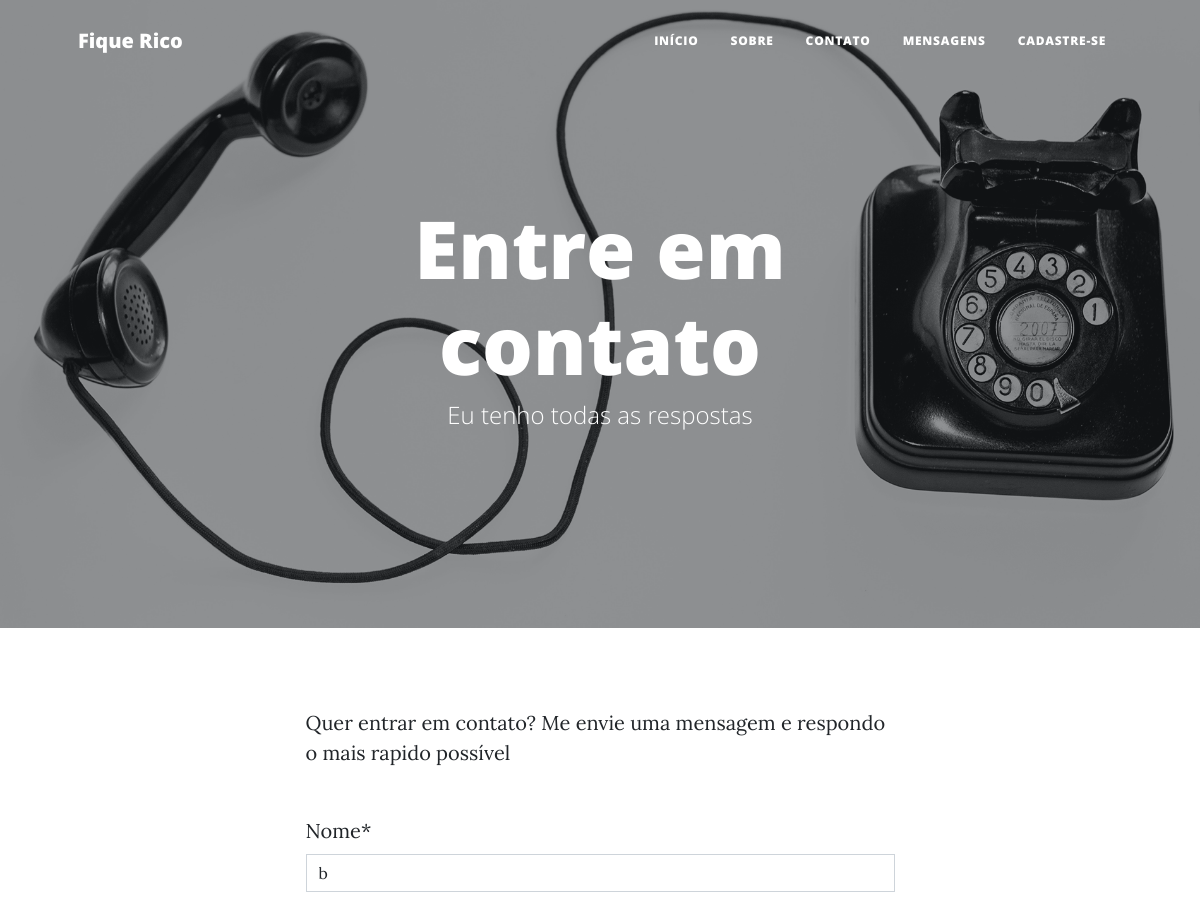
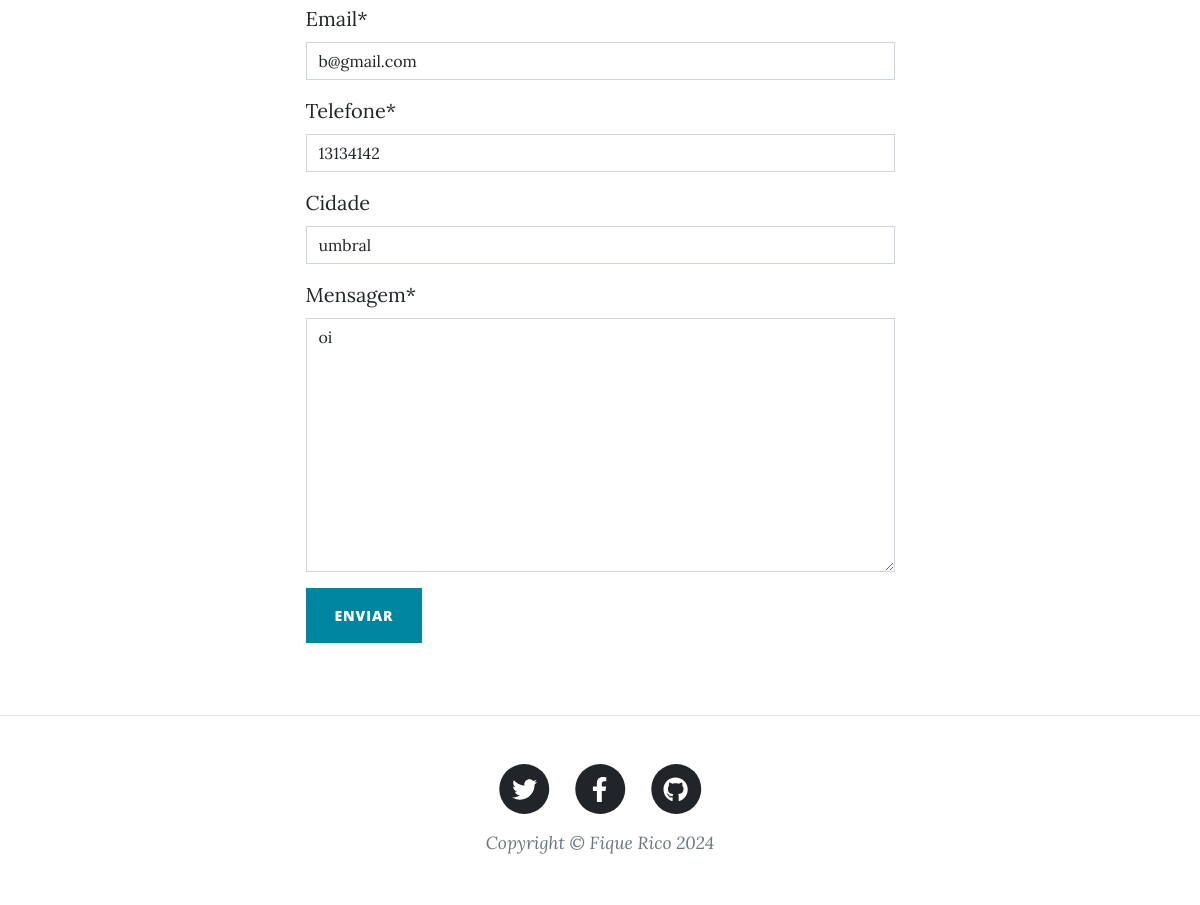
The page /mensagens/6/editar/ on the database its author committed (2 pictures, top to bottom).
### blog/models.py (models this page shows, shortened)
class Blog(models.Model):
    nome = models.CharField(max_length=100)
    subnome = models.CharField(max_length=100, blank=True)
    descricao = models.TextField(max_length=2000)
    capa = models.ImageField(blank=True)
    twitter = models.URLField(blank=True)
    facebook = models.URLField(blank=True)
    github = models.URLField(blank=True)
    autores = models.ManyToManyField(User)

class Mensagem(models.Model):
    nome = models.CharField(max_length=100)
    email = models.EmailField()
    telefone = models.CharField(max_length=12)
    cidade = models.CharField(max_length=100, blank=True)
    mensagem = models.TextField(max_length=1000)
    lida = models.BooleanField(default=False)

### blog/views.py (the view, shortened to what this page needs)
# urls.py: path('mensagens/<int:mensagem_id>/editar/', views.editar_mensagem, name='editar_mensagem'),
def editar_mensagem(request, mensagem_id):
    mensagem = get_object_or_404(Mensagem, pk=mensagem_id)
    context = {
        "blog": Blog.objects.first(),
        "form": MensagemForm(instance=mensagem)
    }
    return render(request, "contato.html", context)

### blog/forms.py (shortened to what this page needs)
class MensagemForm(forms.ModelForm):
    class Meta:
        model = Mensagem
        fields = ['nome', 'email', 'telefone', 'cidade', 'mensagem']
    def __init__(self, *args, **kwargs):
        super().__init__(*args, **kwargs)
        self.helper = FormHelper()
        self.helper.form_method = 'post'
        self.helper.layout = Layout(
            Row(
                Column('nome', css_class='col-md-6'),
                Column('email', css_class='col-md-6'),
                css_class='row'
            ),
            Row(
                Column('telefone', css_class='col-6'),
                Column('cidade', css_class='col-6'),
                css_class='row'
            ),
            Row(
                Column('mensagem', css_class='col-12'),
                css_class='row'
            ),
            Submit('submit', 'Enviar', css_class='btn btn-primary text-uppercase')
        )

### blog/templates/contato.html (shortened to what this page needs)
{% extends "base.html" %}
{% load static crispy_forms_tags %}
{% block header %}
<header class="masthead" style="background-image: url({% static 'assets/img/contact-bg.jpg' %})">
    <div class="container position-relative px-4 px-lg-5">
        <div class="row gx-4 gx-lg-5 justify-content-center">
            <div class="col-md-10 col-lg-8 col-xl-7">
                <div class="page-heading">
                    <h1>Entre em contato</h1>
                    <span class="subheading">Eu tenho todas as respostas</span>
                </div>
            </div>
        </div>
    </div>
</header>
{% endblock header %}
{% block content %}
<main class="mb-4">
    <div class="container px-4 px-lg-5">
        <div class="row gx-4 gx-lg-5 justify-content-center">
            <div class="col-md-10 col-lg-8 col-xl-7">
                <p>Quer entrar em contato? Me envie uma mensagem e respondo o mais rapido possível</p>
                <div class="my-5">
                    <form id="contactForm" method="POST">
                        {{ form | crispy }}
                        <button class="btn btn-primary text-uppercase" id="submitButton" type="submit">Enviar</button>
                    </form>
                </div>
            </div>
        </div>
    </div>
</main>
{% endblock content %}

### blog/templates/base.html (shortened to what this page needs)
{% load static %}
<!DOCTYPE html>
<html lang="pt-br">
    <head>
        <link href="{% static 'css/styles.css' %}" rel="stylesheet" />
    </head>
    <body>
        <nav class="navbar navbar-expand-lg navbar-light" id="mainNav">
            <div class="container px-4 px-lg-5">
                <a class="navbar-brand" href="{% url 'index' %}">{{ blog.nome }}</a>
                <div class="collapse navbar-collapse" id="navbarResponsive">
                    <ul class="navbar-nav ms-auto py-4 py-lg-0">
                        <li class="nav-item"><a class="nav-link px-lg-3 py-3 py-lg-4" href="{% url 'index' %}">Início</a></li>
                        <li class="nav-item"><a class="nav-link px-lg-3 py-3 py-lg-4" href="{% url 'sobre' %}">Sobre</a></li>
                        <li class="nav-item"><a class="nav-link px-lg-3 py-3 py-lg-4" href="{% url 'contato' %}">Contato</a></li>
                        <li class="nav-item"><a class="nav-link px-lg-3 py-3 py-lg-4" href="{% url 'mensagens' %}">Mensagens</a></li>
                        <li class="nav-item"><a class="nav-link px-lg-3 py-3 py-lg-4" href="{% url 'cadastro' %}">Cadastre-se</a></li>
                    </ul>
                </div>
            </div>
        </nav>
        {% block header %}{% endblock header %}
        {% block content %}
        {% endblock content %}
        <footer class="border-top">
            <div class="container px-4 px-lg-5">
                <div class="row gx-4 gx-lg-5 justify-content-center">
                    <div class="col-md-10 col-lg-8 col-xl-7">
                        <ul class="list-inline text-center">
                            <li class="list-inline-item">
                                <a href="{{ blog.twitter }}">
                                    <span class="fa-stack fa-lg">
                                        <i class="fas fa-circle fa-stack-2x"></i>
                                        <i class="fab fa-twitter fa-stack-1x fa-inverse"></i>
                                    </span>
                                </a>
                            </li>
                            <li class="list-inline-item">
                                <a href="{{ blog.facebook }}">
                                    <span class="fa-stack fa-lg">
                                        <i class="fas fa-circle fa-stack-2x"></i>
                                        <i class="fab fa-facebook-f fa-stack-1x fa-inverse"></i>
                                    </span>
                                </a>
                            </li>
                            <li class="list-inline-item">
                                <a href="{{ blog.github }}">
                                    <span class="fa-stack fa-lg">
                                        <i class="fas fa-circle fa-stack-2x"></i>
                                        <i class="fab fa-github fa-stack-1x fa-inverse"></i>
                                    </span>
                                </a>
                            </li>
                        </ul>
                        <div class="small text-center text-muted fst-italic">Copyright &copy; {{blog.nome}} {% now 'Y' %}</div>
                    </div>
                </div>
            </div>
        </footer>
    </body>
</html>

### rows shown on the page
Blog: nome "Fique Rico"
Mensagem: nome "b", email "b@gmail.com", telefone "13134142", cidade "umbral", mensagem "oi"
